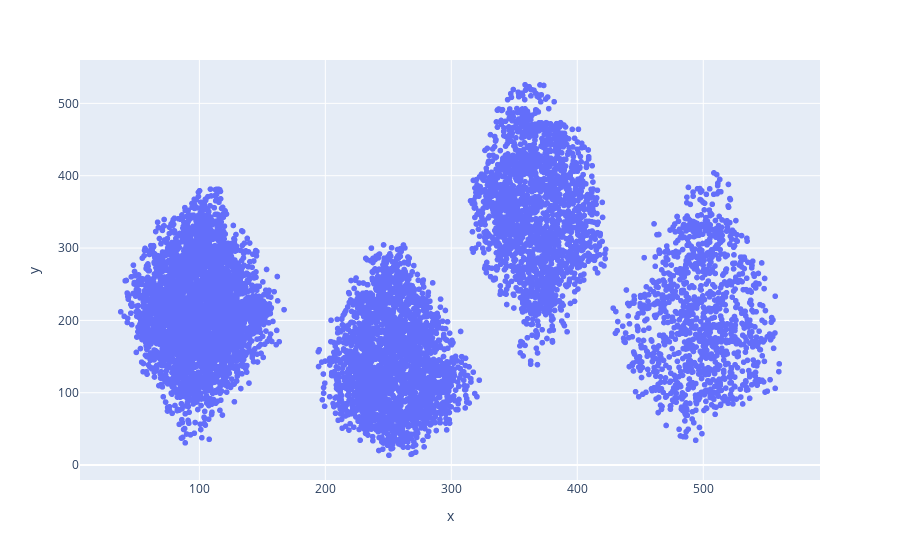

The notebook cell this image was saved under:
### Code cell
fig = pt.scatter(x_train ,x_train[:,0],x_train[:,1])
fig.show()

### Figure 1 — Plotly figure (JSON) as saved in the notebook; plotly's stock layout.template omitted (floating-point values rounded to 4 significant figures; data arrays with more than 128 entries replaced by an {"elided": "..."} marker saying what was removed)
{"data": [{"hovertemplate": "x=%{x}<br>y=%{y}<extra></extra>", "legendgroup": "", "marker": {"color": "#636efa", "symbol": "circle"}, "mode": "markers", "name": "", "showlegend": false, "type": "scattergl", "x": {"elided": "9304 float values"}, "xaxis": "x", "y": {"elided": "9304 float values"}, "yaxis": "y"}], "layout": {"legend": {"tracegroupgap": 0}, "margin": {"t": 60}, "xaxis": {"anchor": "y", "domain": [0, 1], "title": {"text": "x"}}, "yaxis": {"anchor": "x", "domain": [0, 1], "title": {"text": "y"}}}}
